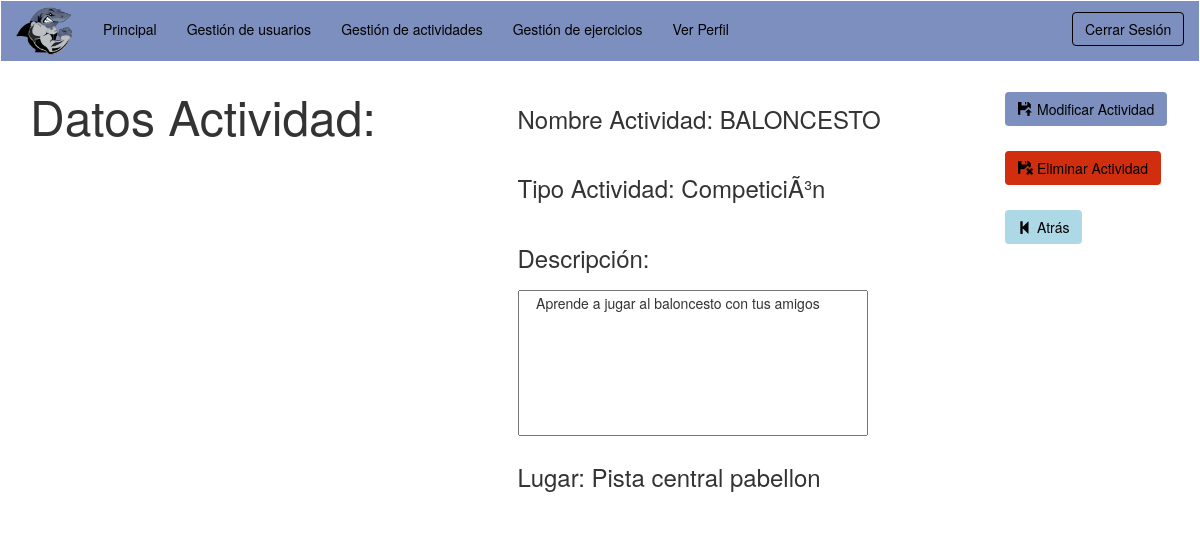
Page /vistas/v_verActividad.php?id=1 (signed in) on the committed database.
### tables this page shows
CREATE TABLE `actividad` (
  `idActividad` int(11) NOT NULL,
  `tipo` varchar(45) DEFAULT NULL,
  `descripcion` varchar(200) DEFAULT NULL,
  `lugar` varchar(45) DEFAULT NULL,
  `nombre` varchar(45) NOT NULL
);

### modelos/m_gestionarActividades.php (called while the page is built, shortened)
<?php
  require_once '../controladores/c_actividad.php';
  class m_gestionarActividades{
    public function getDatosActividad($id)
    {
      $bd = conexion_BD();
      $r = $bd->query("SELECT * FROM actividad WHERE idActividad='".$id."'");
      mysqli_data_seek ($r, 0);
      $extraido= mysqli_fetch_array($r);
      return $extraido;
    }
}
  ?>

### controladores/c_actividad.php (called while the page is built, shortened)
<?php
require_once '../modelos/m_gestionarActividades.php';
class c_actividad
{
  public static function devolverActividad($id)
  {
    $modelo_gestionarActividades = new m_gestionarActividades();
    if($modelo_gestionarActividades->comprobarActividad($id))
    {
    return $modelo_gestionarActividades->getDatosActividad($id);
   }
  }
}
?>

### vistas/v_verActividad.php (the view, shortened to what this page needs)
<?php
  require_once '../controladores/c_actividad.php';
  $idActividad = $_GET['id'];
  $result = c_actividad::devolverActividad($idActividad);
  if(isset($_SESSION['userID']) && $_SESSION['userType'] == 'Administrador' && $_SESSION['connected'] == true){
?>
<!DOCTYPE html>
<html lang="en">
  <head>
    <link href="../css/bootstrap.min.css" rel="stylesheet">
    <link href="../css/navbar2.css" rel="stylesheet">
    <link href="../css/botonesGestionar.css" rel="stylesheet">
  </head>
  <body>
    <header>
      <nav class="navbar navbar-default1">
      <div class="container-fluid">
        <div class="navbar-header">
          <a class="navbar-brand" href="v_administrador.php"><img src="../images/navbar-footer/tiburonlogo.png" style="margin-top:-10px;"></img></a>
        </div>
          <div class="collapse navbar-collapse" id="bs-example-navbar-collapse-1" style="margin-top: 3px;">
          <ul class="nav navbar-nav">
            <li><a href="../vistas/v_administrador.php">Principal</a></li>
            <li><a href="../vistas/v_gestionarUsuarios.php">Gestión de usuarios</a></li>
            <li><a href="../vistas/v_gestionarActividades.php">Gestión de actividades</a></li>
            <li><a href="../vistas/v_gestionarEjercicios.php">Gestión de ejercicios</a></li>
            <li><a href="../vistas/v_verPerfil.php">Ver Perfil</a></li>
          </ul>
    <ul class="nav navbar-nav navbar-right">
      <div class="form-group">
        <button id="modalButton" type="button" class="btn btn-default1" data-toggle="modal" data-target=".bs-example-modal-sm" style="margin-left: 10px;">Cerrar Sesi&oacuten</button>
      </div>
    </ul>
</nav>
</header>
    <div class="container">
      <div class="row">
        <div class="col-xs-12  col-sm-5  col-md-5  col-lg-5">
          <p style="font-size: -webkit-xxx-large; ">Datos Actividad: </p>
        </div>
      <div class="col-xs-12  col-sm-5  col-md-5  col-lg-5">
        <div>
          <br />
          <label for="nombre" style="margin-right:5px; font-weight:normal;"><p style="font-size: x-large;">Nombre Actividad: <?php echo $result['nombre']; ?></p></label>
          <br />
        </div>
        <div>
          <br />
          <label for="tipo" style="margin-right:5px; font-weight:normal;"><p style="font-size: x-large;">Tipo Actividad: <?php echo $result['tipo']; ?></p></label>
        </div>
        <div>
          <br />
          <label for="descripcion" style="margin-right:5px; font-weight:normal;"><p style="font-size: x-large;">Descripci&oacuten:</p></label><br />
          <textarea name="descripcion" readonly rows="7" cols="44"><?php echo $result['descripcion']; ?></textarea><br />
        </div>
        <div>
          <br />
          <label for="lugar" style="margin-right:5px; font-weight:normal;"><p style="font-size: x-large;">Lugar: <?php echo $result['lugar']; ?></p></label><br />
        </div>
      </div>
        <div class="btn-group col-xs-12 col-sm-4 col-md-4 col-lg-2" role="group" style="margin-top: 10px; margin-bottom: 15px;">
          <a href="v_modificarActividad.php?id=<?php echo $result['idActividad'];?>" style="text-decoration: none;"><button type="button" class="btn btn-default2" id="botonModificar"><span class="glyphicon glyphicon-floppy-open" style="margin-right: 5px;"></span>Modificar Actividad</button></a>
        </div>
        <form action="../controladores/c_actividad.php?var=1#" method="post">
          <div class="btn-group col-xs-12 col-sm-4 col-md-4 col-lg-2" role="group" style="margin-top: 10px; margin-bottom: 15px;">
            <button type="submit" class="btn btn-default2" id="botonEliminar"><span class="glyphicon glyphicon-floppy-remove" style="margin-right: 5px;"></span>Eliminar Actividad</button>
          </div>
        </form>
        <div class="btn-group col-xs-6 col-sm-4 col-md-4 col-lg-2" role="group" style="margin-top: 10px; margin-bottom: 15px;">
          <a href="v_gestionarActividades.php" style="text-decoration: none;"><button type="button" class="btn btn-default2" id="botonAtras"><span class="glyphicon glyphicon-step-backward" style="margin-right: 5px;"></span>Atr&aacutes</button></a>
        </div>
         </div>
  </body>
</html>
<?php
}
?>

### css/navbar2.css (style rules this page uses)
.container-fluid, #ulDrop { background-color: #7d8fbf; color: black; }
a { color: black; }
#botonModificar { background-color: #7d8fbf; color: black; }
#modalButton { margin-top: 8px; color: 7d8fbf; border-color:black; }
button.btn.btn-default1 { display: inline-block; vertical-align: middle; -webkit-transform: perspective(1px) translateZ(0); transform: perspective(1px) translateZ(0); box-shadow: 0 0 1px transparent; position: relative; overflow: hidden; background-color: transparent; border-style: solid; border-color: black; }
button.btn.btn-default1:before { content: ""; position: absolute; z-index: -1; left: 0; right: 100%; top: 0; background: #FFF; height: 4px; -webkit-transition-property: right; transition-property: right; -webkit-transition-duration: 0.3s; transition-duration: 0.3s; -webkit-transition-timing-function: ease-out; transition-timing-function: ease-out; }
textarea { resize:none; }

### css/botonesGestionar.css (style rules this page uses)
#botonEliminar { background-color: #D02E0E; color: black; }
#botonModificar { background-color: #7d8fbf; color: black; }
#botonAtras { background-color: lightblue; color: black; }

### rows in the picture
actividad: nombre "BALONCESTO", tipo "CompeticiÃ³n", descripcion "Aprende a jugar al baloncesto con tus amigos", lugar "Pista central pabellon"
